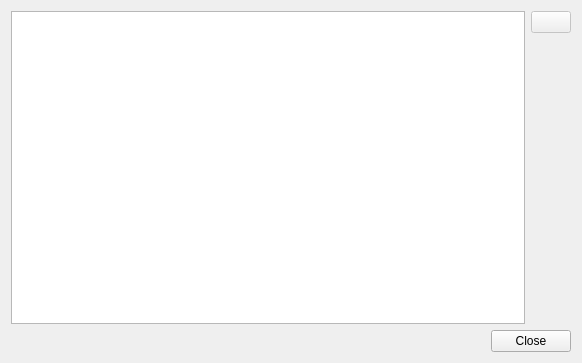
<?xml version="1.0" encoding="UTF-8"?>
<ui version="4.0">
 <class>SavedGroupingManager</class>
 <widget class="QDialog" name="SavedGroupingManager">
  <property name="geometry">
   <rect>
    <x>0</x>
    <y>0</y>
    <width>582</width>
    <height>363</height>
   </rect>
  </property>
  <property name="windowTitle">
   <string>Saved Grouping Manager</string>
  </property>
  <property name="windowIcon">
   <iconset resource="../../data/data.qrc">
    <normaloff>:/icon.png</normaloff>:/icon.png</iconset>
  </property>
  <layout class="QVBoxLayout" name="verticalLayout_2">
   <item>
    <layout class="QHBoxLayout" name="horizontalLayout">
     <item>
      <widget class="QTreeView" name="list">
       <property name="acceptDrops">
        <bool>true</bool>
       </property>
       <property name="showDropIndicator" stdset="0">
        <bool>true</bool>
       </property>
       <property name="dragEnabled">
        <bool>true</bool>
       </property>
       <property name="dragDropMode">
        <enum>QAbstractItemView::DragDrop</enum>
       </property>
       <property name="defaultDropAction">
        <enum>Qt::MoveAction</enum>
       </property>
       <property name="alternatingRowColors">
        <bool>true</bool>
       </property>
       <property name="selectionMode">
        <enum>QAbstractItemView::ExtendedSelection</enum>
       </property>
       <property name="selectionBehavior">
        <enum>QAbstractItemView::SelectRows</enum>
       </property>
       <property name="rootIsDecorated">
        <bool>false</bool>
       </property>
       <attribute name="headerVisible">
        <bool>true</bool>
       </attribute>
      </widget>
     </item>
     <item>
      <layout class="QVBoxLayout" name="verticalLayout">
       <item>
        <widget class="QPushButton" name="remove">
         <property name="enabled">
          <bool>false</bool>
         </property>
         <property name="toolTip">
          <string>Remove</string>
         </property>
         <property name="iconSize">
          <size>
           <width>16</width>
           <height>16</height>
          </size>
         </property>
         <property name="shortcut">
          <string>Ctrl+Up</string>
         </property>
        </widget>
       </item>
       <item>
        <spacer name="verticalSpacer">
         <property name="orientation">
          <enum>Qt::Vertical</enum>
         </property>
         <property name="sizeHint" stdset="0">
          <size>
           <width>20</width>
           <height>40</height>
          </size>
         </property>
        </spacer>
       </item>
      </layout>
     </item>
    </layout>
   </item>
   <item>
    <widget class="QDialogButtonBox" name="buttonBox">
     <property name="orientation">
      <enum>Qt::Horizontal</enum>
     </property>
     <property name="standardButtons">
      <set>QDialogButtonBox::Close</set>
     </property>
    </widget>
   </item>
  </layout>
 </widget>
 <resources>
  <include location="../../data/data.qrc"/>
 </resources>
 <connections>
  <connection>
   <sender>buttonBox</sender>
   <signal>accepted()</signal>
   <receiver>SavedGroupingManager</receiver>
   <slot>accept()</slot>
   <hints>
    <hint type="sourcelabel">
     <x>248</x>
     <y>254</y>
    </hint>
    <hint type="destinationlabel">
     <x>157</x>
     <y>274</y>
    </hint>
   </hints>
  </connection>
  <connection>
   <sender>buttonBox</sender>
   <signal>rejected()</signal>
   <receiver>SavedGroupingManager</receiver>
   <slot>reject()</slot>
   <hints>
    <hint type="sourcelabel">
     <x>316</x>
     <y>260</y>
    </hint>
    <hint type="destinationlabel">
     <x>286</x>
     <y>274</y>
    </hint>
   </hints>
  </connection>
 </connections>
</ui>
